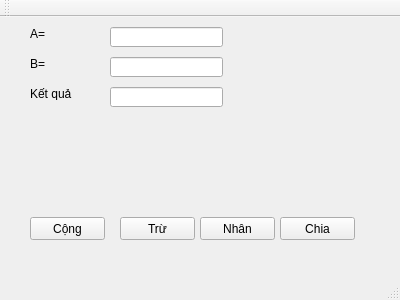
<?xml version="1.0" encoding="UTF-8"?>
<ui version="4.0">
 <class>MainWindow</class>
 <widget class="QMainWindow" name="MainWindow">
  <property name="geometry">
   <rect>
    <x>0</x>
    <y>0</y>
    <width>400</width>
    <height>300</height>
   </rect>
  </property>
  <property name="windowTitle">
   <string>MainWindow</string>
  </property>
  <widget class="QWidget" name="centralWidget">
   <widget class="QLineEdit" name="lineEdit">
    <property name="geometry">
     <rect>
      <x>110</x>
      <y>10</y>
      <width>113</width>
      <height>20</height>
     </rect>
    </property>
   </widget>
   <widget class="QLabel" name="label">
    <property name="geometry">
     <rect>
      <x>30</x>
      <y>10</y>
      <width>46</width>
      <height>13</height>
     </rect>
    </property>
    <property name="text">
     <string>A=</string>
    </property>
   </widget>
   <widget class="QPushButton" name="pushButton">
    <property name="geometry">
     <rect>
      <x>30</x>
      <y>200</y>
      <width>75</width>
      <height>23</height>
     </rect>
    </property>
    <property name="text">
     <string>Cộng</string>
    </property>
   </widget>
   <widget class="QLabel" name="label_2">
    <property name="geometry">
     <rect>
      <x>30</x>
      <y>40</y>
      <width>46</width>
      <height>13</height>
     </rect>
    </property>
    <property name="text">
     <string>B=</string>
    </property>
   </widget>
   <widget class="QLabel" name="label_3">
    <property name="geometry">
     <rect>
      <x>30</x>
      <y>70</y>
      <width>46</width>
      <height>13</height>
     </rect>
    </property>
    <property name="text">
     <string>Kết quả</string>
    </property>
   </widget>
   <widget class="QLineEdit" name="lineEdit_2">
    <property name="geometry">
     <rect>
      <x>110</x>
      <y>40</y>
      <width>113</width>
      <height>20</height>
     </rect>
    </property>
   </widget>
   <widget class="QLineEdit" name="lineEdit_3">
    <property name="geometry">
     <rect>
      <x>110</x>
      <y>70</y>
      <width>113</width>
      <height>20</height>
     </rect>
    </property>
   </widget>
   <widget class="QPushButton" name="pushButton_2">
    <property name="geometry">
     <rect>
      <x>120</x>
      <y>200</y>
      <width>75</width>
      <height>23</height>
     </rect>
    </property>
    <property name="text">
     <string>Trừ</string>
    </property>
   </widget>
   <widget class="QPushButton" name="pushButton_3">
    <property name="geometry">
     <rect>
      <x>200</x>
      <y>200</y>
      <width>75</width>
      <height>23</height>
     </rect>
    </property>
    <property name="text">
     <string>Nhân</string>
    </property>
   </widget>
   <widget class="QPushButton" name="pushButton_4">
    <property name="geometry">
     <rect>
      <x>280</x>
      <y>200</y>
      <width>75</width>
      <height>23</height>
     </rect>
    </property>
    <property name="text">
     <string>Chia</string>
    </property>
   </widget>
  </widget>
  <widget class="QMenuBar" name="menuBar">
   <property name="geometry">
    <rect>
     <x>0</x>
     <y>0</y>
     <width>400</width>
     <height>21</height>
    </rect>
   </property>
  </widget>
  <widget class="QToolBar" name="mainToolBar">
   <attribute name="toolBarArea">
    <enum>TopToolBarArea</enum>
   </attribute>
   <attribute name="toolBarBreak">
    <bool>false</bool>
   </attribute>
  </widget>
  <widget class="QStatusBar" name="statusBar"/>
 </widget>
 <layoutdefault spacing="6" margin="11"/>
 <resources/>
 <connections/>
</ui>
